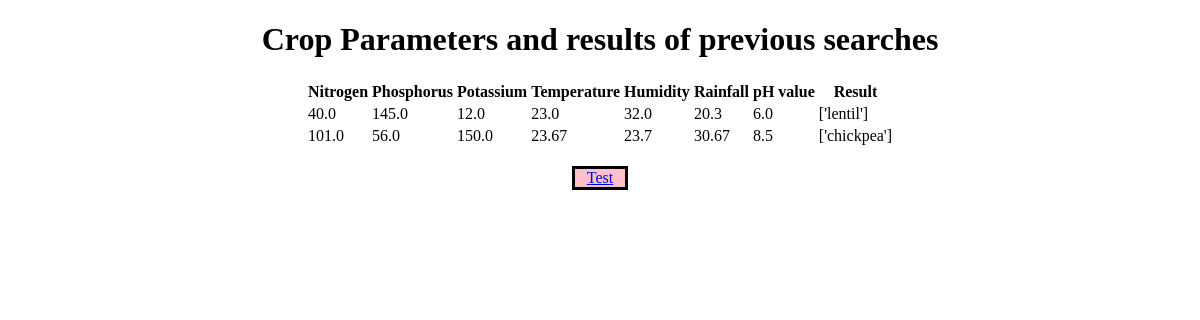
Before: /history with the older database file.
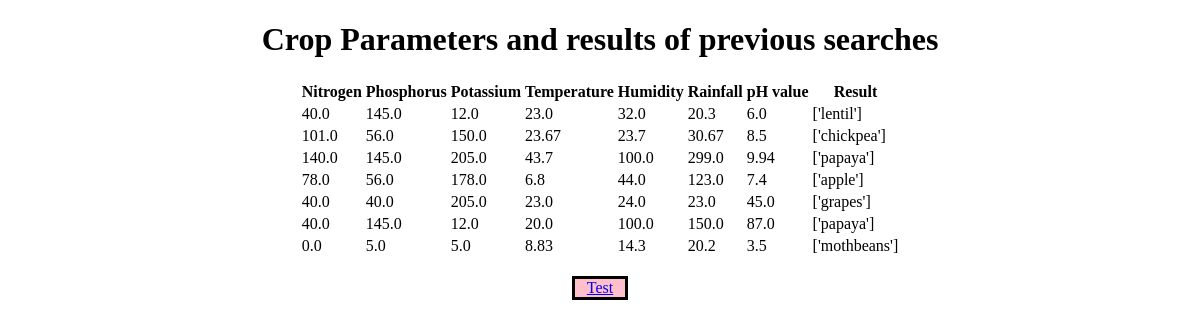
After: the same page with the newer database file.
### f/models.py (models this page shows)
class CropParametersCollect(models.Model):
    N = models.FloatField()
    P = models.FloatField()
    K = models.FloatField()
    temperature = models.FloatField()
    humidity = models.FloatField()
    ph = models.FloatField()
    rainfall = models.FloatField()
    crop_type=models.CharField(max_length=100,blank=True)

### f/views.py (the view)
# urls.py: path('history',views.DisplayData,name='history'),
def DisplayData(request):
    crop_parameters = CropParametersCollect.objects.all()
    return render(request, 'display_data.html', {'crop_parameters': crop_parameters})

### crop_prediction_web/templates/display_data.html (shortened to what this page needs)
<!DOCTYPE html>
<html lang="en">
<head>
</head>
<body>
    <center>
    <h1>Crop Parameters and results of previous searches</h1>
    <table>
        <tr>
            <th>Nitrogen</th>
            <th>Phosphorus</th>
            <th>Potassium</th>
            <th>Temperature</th>
            <th>Humidity</th>
            <th>Rainfall</th>
            <th>pH value</th>
            <th>Result</th>
        </tr>
        {% for crop_parameter in crop_parameters %}
        <tr>
            <td>{{ crop_parameter.N }}</td>
            <td>{{ crop_parameter.P }}</td>
            <td>{{ crop_parameter.K }}</td>
            <td>{{ crop_parameter.temperature }}</td>
            <td>{{ crop_parameter.humidity }}</td>
            <td>{{ crop_parameter.rainfall }}</td>
            <td>{{ crop_parameter.ph }}</td>
            <td>{{crop_parameter.crop_type}}</td>
        </tr>
        {% endfor %}
    </table>
    <br>
    <div class="myD">
        <a href="{% url 'index' %}">Test</a>
    </div>
</center>
</body>
</html>

### crop_prediction_web/templates/display_data.html (style rules this page uses)
.myD { border: 3px solid black; background-color: pink; text-align: center; width: 50px; }

Changed rows visible on the page:
added CropParametersCollect: N "140.0", P "145.0", K "205.0", temperature "43.7", humidity "100.0", rainfall "299.0", ph "9.94", crop_type "['papaya']"
added CropParametersCollect: N "78.0", P "56.0", K "178.0", temperature "6.8", humidity "44.0", rainfall "123.0", ph "7.4", crop_type "['apple']"
added CropParametersCollect: N "40.0", P "40.0", K "205.0", temperature "23.0", humidity "24.0", rainfall "23.0", ph "45.0", crop_type "['grapes']"
added CropParametersCollect: N "40.0", P "145.0", K "12.0", temperature "20.0", humidity "100.0", rainfall "150.0", ph "87.0", crop_type "['papaya']"
added CropParametersCollect: N "0.0", P "5.0", K "5.0", temperature "8.83", humidity "14.3", rainfall "20.2", ph "3.5", crop_type "['mothbeans']"
